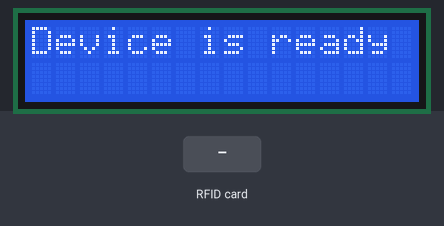
Bench run of a sketch on a simulated Arduino Uno, built with avr-gcc and run on an emulated ATmega328P. Parts: 16×2 character LCD. Inputs (shaded band) come from the test bench. What the sketch prints to the serial monitor is not drawn.

Above: at 1.3 s.
1.4 s: RFID card 5E 7A 19 C4 held to the reader
At 3.5 s:
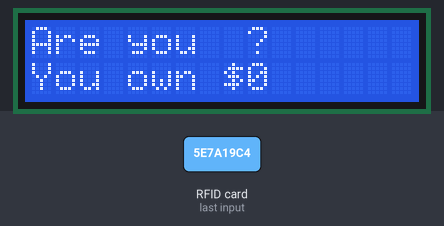
At 4.9 s:
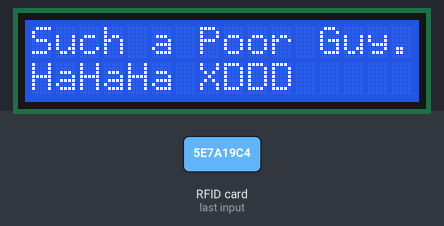
Timing chart, 0 to 6.4 s (numbered marks = the images above; inputs shaded):
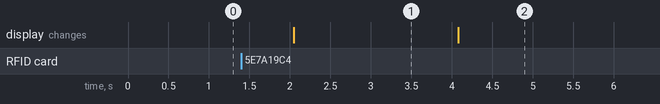

The sketch:

arduino.ino
```cpp
/*
 * RC522      UNO R3
 * Reset      9
 * SPI SS     10
 * SPI MOSI   11
 * SPI MISO   12
 * SPI SCK    13
 * 3.3V       3.3V
 * GND        GND
*/

/*
 * LCD  Arduino
 * GND  GND
 * VCC  5V
 * SDA  A4
 * SCL  A5
*/

#include <SPI.h>
#include <MFRC522.h>
#include <LiquidCrystal_I2C.h>
#include <Wire.h>

#define SS_PIN 10
#define RST_PIN 5
MFRC522 mfrc522(SS_PIN, RST_PIN);
MFRC522::MIFARE_Key key;
LiquidCrystal_I2C lcd(0x27, 16, 2);

int block=2;
byte blockcontent[16];
byte readbackblock[18];
long userid = 0;
String username = "";
long money = 0;
String result = "";
String currentData = "";
String sendData = "";

void setup() {
    Serial.begin(9600);
    SPI.begin();
    mfrc522.PCD_Init();
    for (byte i = 0; i < 6; i++) {
        key.keyByte[i] = 0xFF;
    }
    lcd.init();
    lcd.backlight();
    lcd.setCursor(0,0);
    lcd.print(format_string("Device is ready"));
}

void loop(){
    mfrc522.PCD_Init();

    if ( ! mfrc522.PICC_IsNewCardPresent()) {
//        Serial.println("It is the same card.");
        lcd.setCursor(0,0);
        lcd.print(format_string("Device is ready"));
        lcd.setCursor(0,1);
        lcd.print(format_string(""));
        delay(500);
        return;
    }

    if ( ! mfrc522.PICC_ReadCardSerial()) {
//        Serial.println("Can't read the card.");
        lcd.setCursor(0,0);
        lcd.print(format_string("Something is wrong!"));
        lcd.setCursor(0,1);
        lcd.print(format_string(""));
        delay(500);
       	return;
    }

    readBlock(block, readbackblock); //read the block back
    userid = readbackblock[8] + readbackblock[7]*255;

    for(int i=9; i<15; i++){
      if(readbackblock[i] >= 48){
        String name = String(i);
        username += char(readbackblock[i]);
      }
    }

    money = long(readbackblock[15]) * 500;

    currentData = "#" + String(userid) + ";" + String(money/500) + "$";
//    if(currentData != sendData){
      Serial.print(currentData);
      sendData = currentData;
//    }

    displayResult();

    username = "";
    money = 0;
    result = "";

//    delay(500);
}

int readBlock(int blockNumber, byte arrayAddress[]) {
    int largestModulo4Number=blockNumber/4*4;
    int trailerBlock=largestModulo4Number+3;

    byte status = mfrc522.PCD_Authenticate(MFRC522::PICC_CMD_MF_AUTH_KEY_A, trailerBlock, &key, &(mfrc522.uid));

    if (status != MFRC522::STATUS_OK) {
        return 3;//return "3" as error message
    }

    byte buffersize = 18;//we need to define a variable with the read buffer size, since the MIFARE_Read method below needs a pointer to the variable that contains the size...
    status = mfrc522.MIFARE_Read(blockNumber, arrayAddress, &buffersize);//&buffersize is a pointer to the buffersize variable; MIFARE_Read requires a pointer instead of just a number
    if (status != MFRC522::STATUS_OK) {
        return 4;
    }
}

String format_string(String string){
  int len = string.length();
  if(len<16){
    for(int i=0; i<16-len; i++){
      string += " ";
    }
  }
  return string;
}

String format_money(long m){
//  Serial.println(money);
  String final = "$";
  String money = String(m);
//  Serial.println(money);
  int length = money.length();
  if(length > 6){
//    Serial.println("6");
    money = money.substring(0, (length-6))+ "," + money.substring((length-6), (length-3)) + "," + money.substring((length-3), length);
  }else if(length > 3){
    money = money.substring(0, (length-3)) + "," + money.substring((length-3), (length));
  }
  final = final + money;
  final = format_string(final);
  return final;
}

void displayResult(){
    lcd.setCursor(0,0);
    lcd.print(format_string("Are you " + username + " ?"));
    lcd.setCursor(0,1);
    lcd.print(format_string("You own " + format_money(money) ));
    delay(2000);

    if(money <= 5000){
      lcd.setCursor(0,0);
      lcd.print(format_string("Such a Poor Guy."));
      scrolling("HaHaHa XDDD");
    }else if(money > 5000 && money <= 10000){
      lcd.setCursor(0,0);
      lcd.print(format_string("Just a Normal man."));
      scrolling("/ _> \\");
    }else if(money > 10000 && money <= 20000){
      lcd.setCursor(0,0);
      lcd.print(format_string("Just lucky.."));
      scrolling("Do you wnat to challenge again?");
    }else if(money > 20000 && money <= 50000){
      lcd.setCursor(0,0);
      lcd.print(format_string("WOW"));
      scrolling("You are the destiny person!");
    }else if(money > 50000){
      lcd.setCursor(0,0);
      lcd.print(format_string("Unbelievable"));
      scrolling("Congraduation! You are best!");
    }
//    delay(3000);
}

void scrolling(String message){
  int length = message.length();
  if(length > 16){
    for(int j=0; j<2; j++){
      for(int i=0; i<(length - 16); i++){
        lcd.setCursor(0,1);
        lcd.print(format_string(message.substring(i, i+16)));
        delay(300);
      }

      for(int i=(length-16); i>= 0; i--){
        lcd.setCursor(0,1);
        lcd.print(format_string(message.substring(i, i+16)));
        delay(300);
      }
    }
  }else{
    lcd.setCursor(0,1);
    lcd.print(format_string(message));
    delay(3000);
  }
}
```

Measured:
- after the input at 1.4 s, the display: changes after 0.65 s (image 1)
- what the display in image 1 shows lasts 2.1 s, from 2.0 s to 4.1 s
